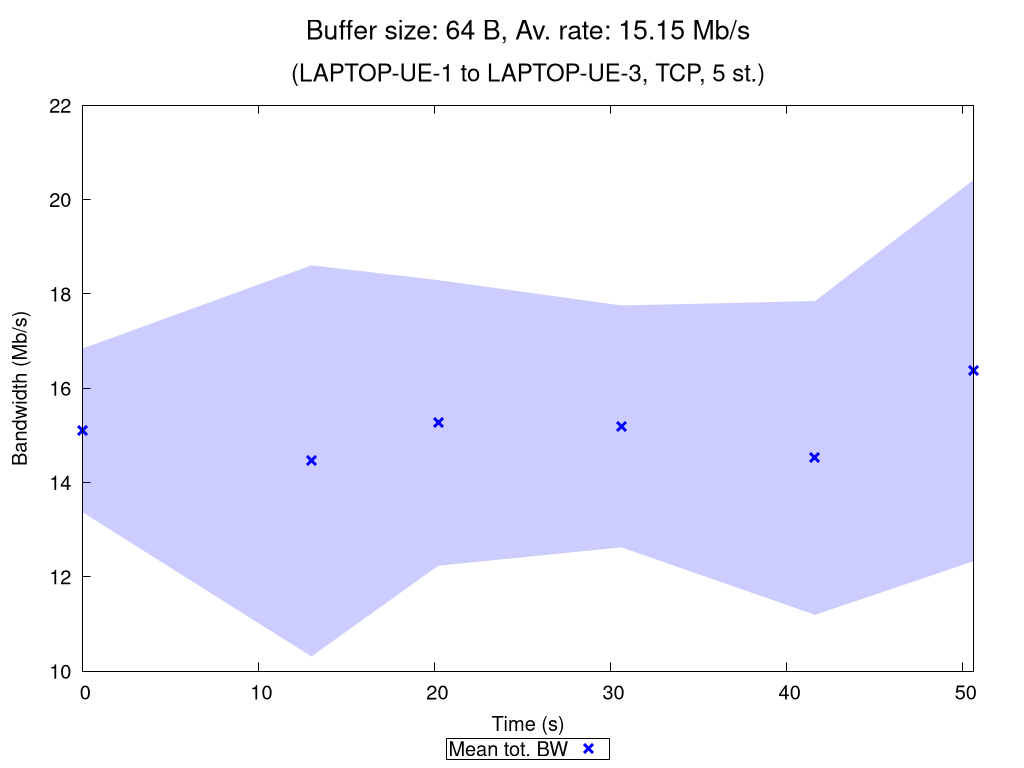

This chart was generated by the following gnuplot code:
set terminal pngcairo nocrop enhanced size 1024,768 font "Verdana,15"
set output "TCP_5_st_2020_10_06_16-04-51_one2two_00064B.png"

set title "{/=20 Buffer size: 64 B, Av. rate: 15.15 Mb/s}\n\n{/=18 (LAPTOP-UE-1 to LAPTOP-UE-3, TCP, 5 st.)}"

set xlabel "Time (s)"
set ylabel "Bandwidth (Mb/s)"
set ytics nomirror
set key bmargin center horizontal box samplen 1 width -1
set bmargin 4.6
set rmargin 4.5

rf = 1000000.0  # rate factor
set style fill transparent solid 0.2 noborder
set autoscale xfix
plot "TCP_5_st_2020_10_06_16-04-51_one2two_00064B_iperf_processed.dat" using 1:($2/rf-$3/rf):($2/rf+$3/rf) with filledcurves lc rgb "blue" notitle, \
     "" using 1:($2/rf) with points pt 2 ps 1.5 lw 3 lc rgb "blue" title "Mean tot. BW", \
